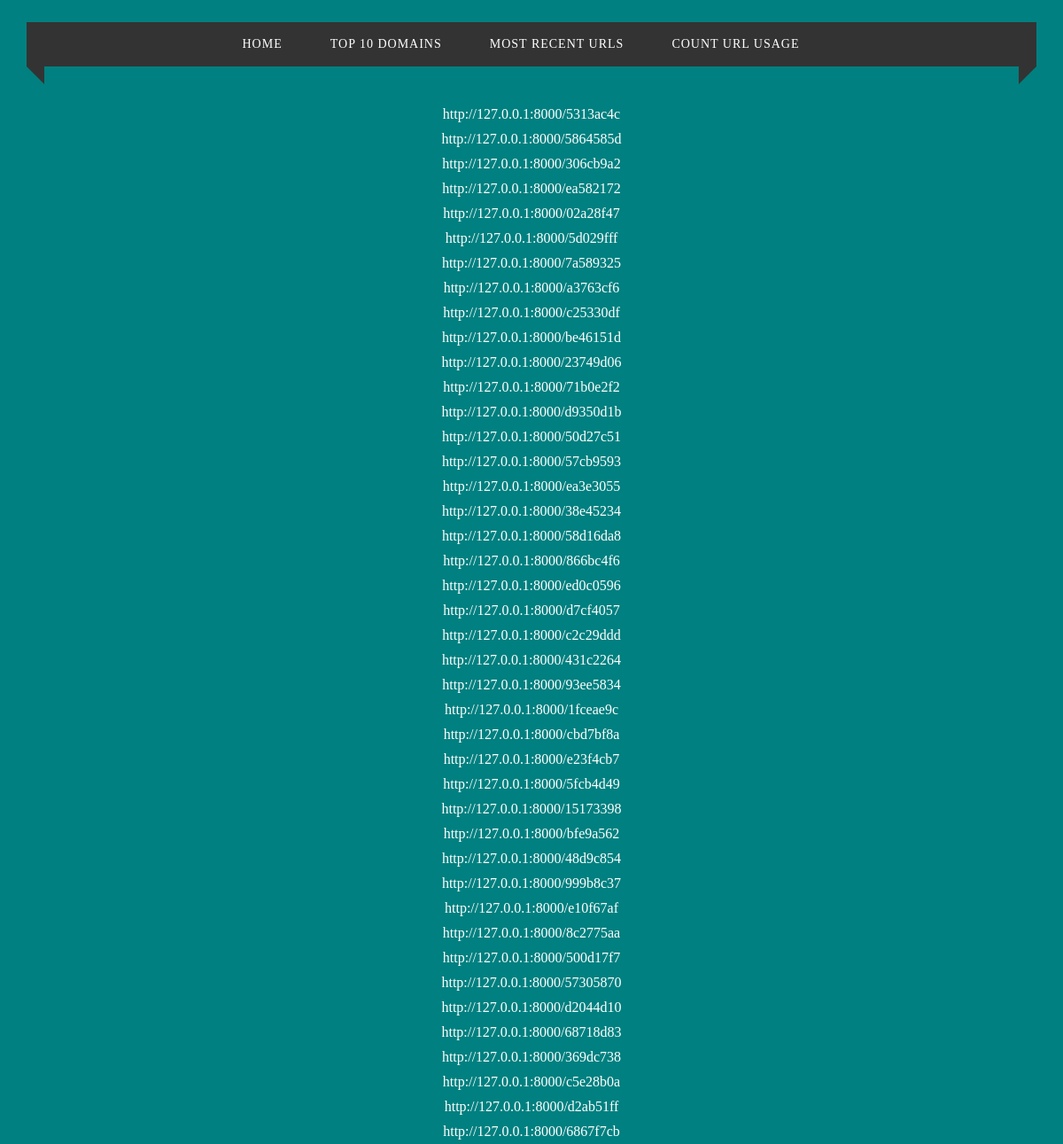
The page /recent/ on the database its author committed.
### shortener/models.py (models this page shows, shortened)
class Link(models.Model):
    url = models.CharField(max_length=2083)
    shortenURL = models.CharField(max_length=8,primary_key=True)
    numVisited = models.IntegerField(default = 0)
    dateAdded = models.DateTimeField(default=datetime.now, editable=False)

### shortener/views.py (the view)
# urls.py: path('recent/', recent, name='recent'),
def recent(request):
    recent_100_links = Link.objects.order_by('-dateAdded')[:100]
    context = {'recent_100_links': recent_100_links}
    return render(request, 'recent.html', context)

### templates/recent.html
{% extends 'base.html' %}
{% block content %}
{% if recent_100_links %}
<div class = "link">
  <ul>
    {% for link in recent_100_links %}
      <li><a href="{% url 'retrieve' link.shortenURL %}" target="_blank">http://127.0.0.1:8000/{{ link.shortenURL }}</a></li>
    {% endfor %}
  </ul>
{% else %}
  <p>No links are converted</p>
{% endif %}
</div>
{% endblock content %}

### templates/base.html (style rules this page uses)
div { position: relative; top: 5%; text-align: center; align-content: center; }
ul, .menu-area li { list-style-type: none; }
* { margin: 0; padding: 0; outline: 0; box-sizing: border-box; }
body { height: 100vh; background:#008080; color: #fff; font-weight: 300; }
.link li { padding: 5px; }
.link a { color: #fff; text-decoration: none; }

### rows shown on the page
Link: shortenURL "5313ac4c"
Link: shortenURL "5864585d"
Link: shortenURL "306cb9a2"
Link: shortenURL "ea582172"
Link: shortenURL "02a28f47"
Link: shortenURL "5d029fff"
Link: shortenURL "7a589325"
Link: shortenURL "a3763cf6"
Link: shortenURL "c25330df"
Link: shortenURL "be46151d"
Link: shortenURL "23749d06"
Link: shortenURL "71b0e2f2"
Link: shortenURL "d9350d1b"
Link: shortenURL "50d27c51"
Link: shortenURL "57cb9593"
Link: shortenURL "ea3e3055"
Link: shortenURL "38e45234"
Link: shortenURL "58d16da8"
Link: shortenURL "866bc4f6"
Link: shortenURL "ed0c0596"
Link: shortenURL "d7cf4057"
Link: shortenURL "c2c29ddd"
Link: shortenURL "431c2264"
Link: shortenURL "93ee5834"
Link: shortenURL "1fceae9c"
Link: shortenURL "cbd7bf8a"
Link: shortenURL "e23f4cb7"
Link: shortenURL "5fcb4d49"
Link: shortenURL "15173398"
Link: shortenURL "bfe9a562"
Link: shortenURL "48d9c854"
Link: shortenURL "999b8c37"
Link: shortenURL "e10f67af"
Link: shortenURL "8c2775aa"
Link: shortenURL "500d17f7"
Link: shortenURL "57305870"
Link: shortenURL "d2044d10"
Link: shortenURL "68718d83"
Link: shortenURL "369dc738"
Link: shortenURL "c5e28b0a"
Link: shortenURL "d2ab51ff"
Link: shortenURL "6867f7cb"
